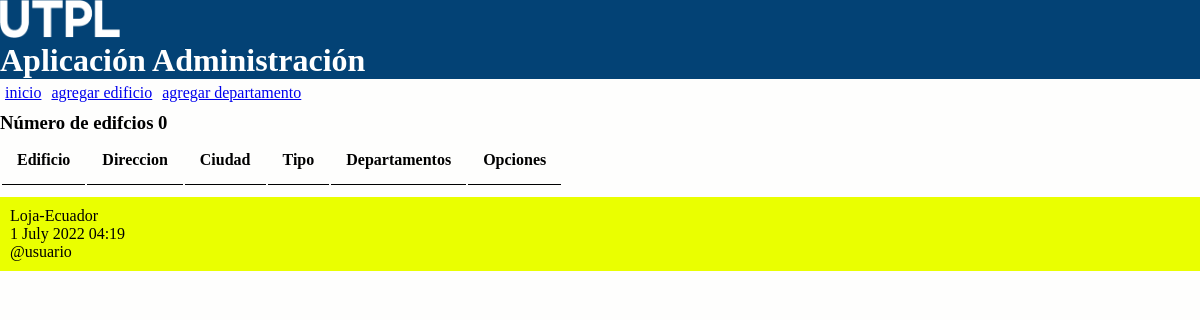
/, run on an earlier commit of the app's database.
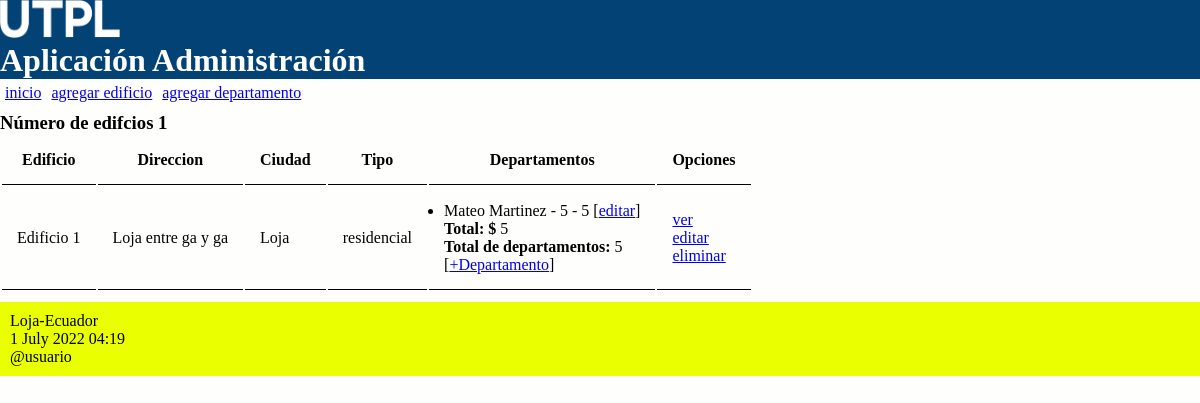
And on a later commit of the database.
### administrativo/models.py (models this page shows, shortened)
class Edificio(models.Model):
    class Meta:
        verbose_name_plural = "Edificios"
    opciones_tipo = (
        ('residencial', 'Edificio Residencial'),
        ('comercial', 'Edificio Comercial'),
    )
    nombre = models.CharField(max_length=30)
    direccion = models.CharField(max_length=100)
    ciudad = models.CharField(max_length=30)
    tipo = models.CharField(max_length=50, choices=opciones_tipo)
    def obtenerNroCuartos(self):
        valor = [d.numeroCuartos for d in self.departamentos.all()]
        valor = sum(valor)
        return valor
    def obtenerCostoTotal(self):
        valor = [d.costoDepartamento for d in self.departamentos.all()]
        valor = sum(valor)
        return valor

class Departamento(models.Model):
    class Meta:
        verbose_name_plural = "Departamentos"
    nombrePropietario = models.CharField(max_length=50)
    costoDepartamento = models.DecimalField(max_digits=10000, decimal_places=2)
    costoDepartamento = models.IntegerField()
    numeroCuartos = models.IntegerField()
    edificio = models.ForeignKey(Edificio, on_delete=models.CASCADE, related_name="departamentos")

### administrativo/views.py (the view)
# urls.py: path('', views.index, name='index'),
def index(request):
    edificios = Edificio.objects.all()
    informacion_template = {'edificios': edificios, 'numero_edificios': len(edificios)}
    return render(request, 'index.html', informacion_template)

### administrativo/templates/index.html (shortened to what this page needs)
{% extends "master.html" %}
{% block content %}
<h3>Número de edifcios {{ numero_edificios }}</h3>
<table id="tabla_datos">
  <thead>
    <tr>
      <th>Edificio</th>
      <th>Direccion</th>
      <th>Ciudad</th>
      <th>Tipo</th>
      <th>Departamentos</th>
      <th>Opciones</th>
    </tr>
  </thead>
  {% for e in edificios %}
  <tr>
    <td> {{e.nombre}} </td>
    <td> {{e.direccion}} </td>
    <td> {{e.ciudad}} </td>
    <td> {{e.tipo}} </td>
    <td>
      <ul>
        {% for d in e.departamentos.all %}
          <li>
            <span>{{d.nombrePropietario}} - {{d.costoDepartamento}} - {{d.numeroCuartos}} [<a href="#">editar</a>] </span>
          </li>
        {% endfor %}
      </ul>
        <span><b>Total: $</b> {{ e.obtenerCostoTotal }}</span>
        <br>
        <span><b>Total de departamentos:</b> {{ e.obtenerNroCuartos }}</span>
        <br>[<a href="{% url 'crear_departamento_edificio' e.id %}">+Departamento</a>]
    </td>
    <td> <a href="{% url 'listar_edificio' e.id %}">ver</a> <br>
      <a href="{% url 'editar_edificio' e.id %}">editar</a> <br>
      <a href="{% url 'eliminar_edificio' e.id %}"
      onclick="return confirm('¿Está seguro de la eliminación?')" >
      eliminar</a>
    </td>
  </tr>
  {% endfor %}
</table>
{% endblock %}

### administrativo/templates/master.html (shortened to what this page needs)
<!DOCTYPE html>
<html>
  <head>
    {% load static %}
    <link rel="stylesheet" type="text/css" href="{% static 'css/estilos.css' %}">
    <link rel="stylesheet" type="text/css" href="https://cdn.datatables.net/1.10.25/css/jquery.dataTables.min.css">
  </head>
  <body>
  <header>
    <img src="{% static 'images/logo.png' %}" height="10%" width="10%" alt="My image">
    <h1>Aplicación Administración </h1>
    <nav class="top_menu">
      <ul>
        <li><a href="{% url 'index' %}">inicio</a></li>
        <li><a href="{% url 'crear_edificio' %}">agregar edificio</a></li>
        <li><a href="{% url 'crear_departamento' %}">agregar departamento</a></li>
      </ul>
    </nav>
  </header>
  <section>
      {% block content %}{% endblock %}
  </section>
  {% include 'footer.html' %}
  </body>
</html>

### administrativo/templates/footer.html
<footer>
      <p>Loja-Ecuador</p>
      <p>{% now "j F Y H:i" %}</p>
      <p>@usuario</p>
</footer>

### administrativo/static/css/estilos.css (style rules this page uses)
* { margin: 0; padding: 0; }
body { width: 100%; background: #FEFEFD; }
header { background: #034275; color: #FFF; }
section { width: 100%; }
th, td { padding: 15px; border-bottom: 1px solid black; }
.top_menu ul { list-style:none; float:left; padding: 5px; width:95%; }
.top_menu ul li { float:left; margin-right:10px; margin-bottom:5px; text: #FFF; }
footer { background: #eaff00; color: black; padding: 10px; margin-top: 10px; }

What changed in the data, as far as the page shows it:
added Edificio: nombre "Edificio 1", direccion "Loja entre ga y ga", ciudad "Loja", tipo "residencial", obtenerCostoTotal "5", obtenerNroCuartos "5"
added Departamento: nombrePropietario "Mateo Martinez", costoDepartamento "5", numeroCuartos "5"
Also different on the page:
{{ numero_edificios }}: "0" → "1"
